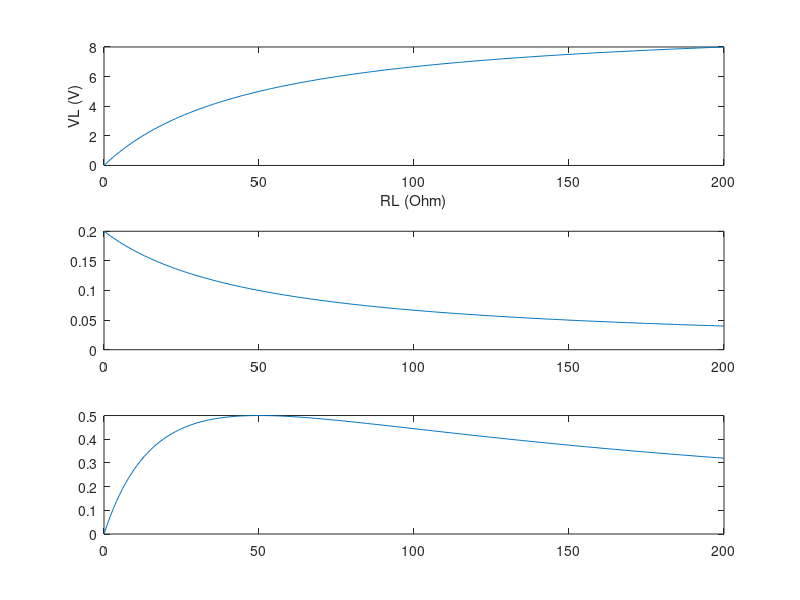

Reproduce this figure in MATLAB.
clear all, close all, clc

Vs = 10;
Rs = 50;
RL = 0:1:200;

%%
VL = Vs*RL./(Rs+RL);
IL = Vs./(Rs+RL);
PL1 = Vs^2*RL/(RL+Rs).^2;
PL = VL.*IL;

figure('name','Maximum Power Transfer')
subplot(3,1,1), plot(RL, VL)
xlabel('RL (Ohm)'), ylabel('VL (V)')
subplot(3,1,2), plot(RL, IL)
subplot(3,1,3), plot(RL, PL)

PLmax = max(PL);
iimax = find(PL == PLmax);
RLopt = RL(iimax)
